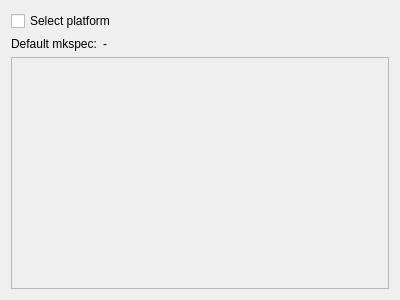
<?xml version="1.0" encoding="UTF-8"?>
<ui version="4.0">
 <class>PageSelectPlatform</class>
 <widget class="QWizardPage" name="PageSelectPlatform">
  <property name="geometry">
   <rect>
    <x>0</x>
    <y>0</y>
    <width>400</width>
    <height>300</height>
   </rect>
  </property>
  <property name="windowTitle">
   <string>WizardPage</string>
  </property>
  <property name="title">
   <string>Select platform</string>
  </property>
  <layout class="QVBoxLayout" name="verticalLayout">
   <item>
    <widget class="QCheckBox" name="checkBoxSelectPLatform">
     <property name="text">
      <string>Select platform</string>
     </property>
    </widget>
   </item>
   <item>
    <layout class="QHBoxLayout" name="horizontalLayout">
     <item>
      <widget class="QLabel" name="label_4">
       <property name="sizePolicy">
        <sizepolicy hsizetype="Maximum" vsizetype="Preferred">
         <horstretch>0</horstretch>
         <verstretch>0</verstretch>
        </sizepolicy>
       </property>
       <property name="text">
        <string>Default mkspec:</string>
       </property>
      </widget>
     </item>
     <item>
      <widget class="QLabel" name="labelDefaultMkspec">
       <property name="text">
        <string>-</string>
       </property>
      </widget>
     </item>
    </layout>
   </item>
   <item>
    <widget class="QListWidget" name="listWidgetPlatform">
     <property name="enabled">
      <bool>false</bool>
     </property>
    </widget>
   </item>
  </layout>
 </widget>
 <resources/>
 <connections>
  <connection>
   <sender>checkBoxSelectPLatform</sender>
   <signal>toggled(bool)</signal>
   <receiver>listWidgetPlatform</receiver>
   <slot>setEnabled(bool)</slot>
   <hints>
    <hint type="sourcelabel">
     <x>68</x>
     <y>21</y>
    </hint>
    <hint type="destinationlabel">
     <x>77</x>
     <y>116</y>
    </hint>
   </hints>
  </connection>
 </connections>
</ui>
